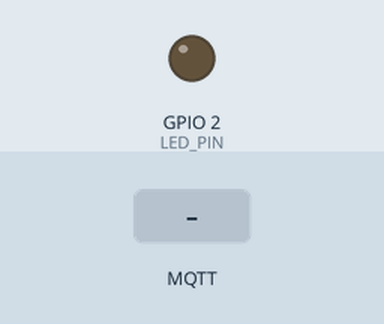
This sketch was run on a simulated ESP8266 (NodeMCU). Parts: output pins drawn as LEDs (lit = HIGH). Dashed ring = blinking. The inputs (shaded band) are chosen by the test bench. WiFi joins after 1.5 s; servers stay silent unless stated; no MQTT or app messages arrive unless stated; what the sketch prints to the serial monitor is not drawn.

Above: at 2.7 s.
2.8 s: MQTT message "OPEN" arrives on the first subscribed topic
At 2.87 s:
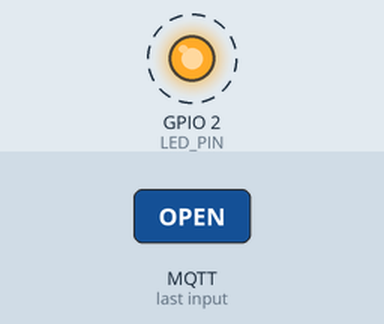
At 5.5 s:
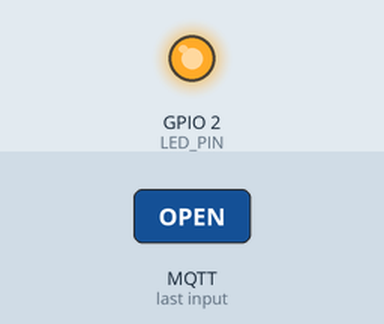
5.8 s: MQTT message "1" arrives on the first subscribed topic
7.3 s: MQTT message "on" arrives on the first subscribed topic
Timing chart, 0 to 11.3 s (numbered marks = the images above; inputs shaded):
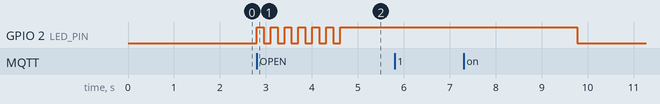

Measured:
- after the input at 2.8 s, GPIO 2 (LED_PIN): alternates HIGH for 0.15 s and LOW for 0.15 s, 13 changes in all, then stays HIGH, starting at once
- after the input at 5.8 s, every drawn part: stays the same

The sketch:

gate_simulator.ino
```cpp
#include <ESP8266WiFi.h>
#include <PubSubClient.h>

const char* WIFI_SSID = "your_wifi_ssid";
const char* WIFI_PASS = "your_wifi_password";

const char* MQTT_BROKER = "192.168.1.100";
const int MQTT_PORT = 1883;
const char* MQTT_TOPIC_COMMAND = "gate/command";
const char* MQTT_TOPIC_STATUS = "gate/status";

const int LED_PIN = 2;

WiFiClient wifiClient;
PubSubClient mqtt(wifiClient);

unsigned long openStartTime = 0;
bool gateOpen = false;
bool openingAnim = false;
unsigned long lastAnimToggle = 0;
int animState = 0;

void setup() {
  Serial.begin(115200);
  pinMode(LED_PIN, OUTPUT);
  digitalWrite(LED_PIN, LOW);

  connectWiFi();
  mqtt.setServer(MQTT_BROKER, MQTT_PORT);
  mqtt.setCallback(callback);
  connectMQTT();
}

void loop() {
  if (!mqtt.connected()) connectMQTT();
  mqtt.loop();

  if (openingAnim) {
    unsigned long now = millis();
    if (now - lastAnimToggle > 150) {
      lastAnimToggle = now;
      digitalWrite(LED_PIN, animState % 2 == 0 ? HIGH : LOW);
      animState++;
      if (animState >= 14) {
        openingAnim = false;
        gateOpen = true;
        openStartTime = millis();
        digitalWrite(LED_PIN, HIGH);
        publishStatus("OPEN");
        Serial.println("[GATE] OPEN");
      }
    }
  }

  if (gateOpen && millis() - openStartTime > 5000) {
    gateOpen = false;
    digitalWrite(LED_PIN, LOW);
    publishStatus("CLOSED");
    Serial.println("[GATE] CLOSED");
  }
}

void connectWiFi() {
  Serial.print("[WIFI] Connecting");
  WiFi.begin(WIFI_SSID, WIFI_PASS);
  while (WiFi.status() != WL_CONNECTED) {
    delay(500);
    Serial.print(".");
  }
  Serial.println(" CONNECTED");
  Serial.printf("[WIFI] IP: %s\n", WiFi.localIP().toString().c_str());
}

void connectMQTT() {
  while (!mqtt.connected()) {
    Serial.print("[MQTT] Connecting");
    if (mqtt.connect("ESP8266_Gate")) {
      Serial.println(" CONNECTED");
      mqtt.subscribe(MQTT_TOPIC_COMMAND);
      Serial.printf("[MQTT] Subscribed to %s\n", MQTT_TOPIC_COMMAND);
    } else {
      Serial.print(".");
      delay(2000);
    }
  }
}

void callback(char* topic, byte* payload, unsigned int length) {
  payload[length] = '\0';
  String msg = String((char*)payload);
  Serial.printf("[MQTT] %s: %s\n", topic, msg.c_str());

  if (String(topic) == MQTT_TOPIC_COMMAND) {
    if (msg.indexOf("OPEN") >= 0 && !openingAnim && !gateOpen) {
      Serial.println("[GATE] Opening...");
      openingAnim = true;
      animState = 0;
      publishStatus("OPENING");
    }
  }
}

void publishStatus(const char* status) {
  if (!mqtt.connected()) return;
  String payload = "{\"gate\":\"ESP8266_GATE\",\"status\":\"";
  payload += status;
  payload += "\"}";
  mqtt.publish(MQTT_TOPIC_STATUS, payload.c_str());
}
```
